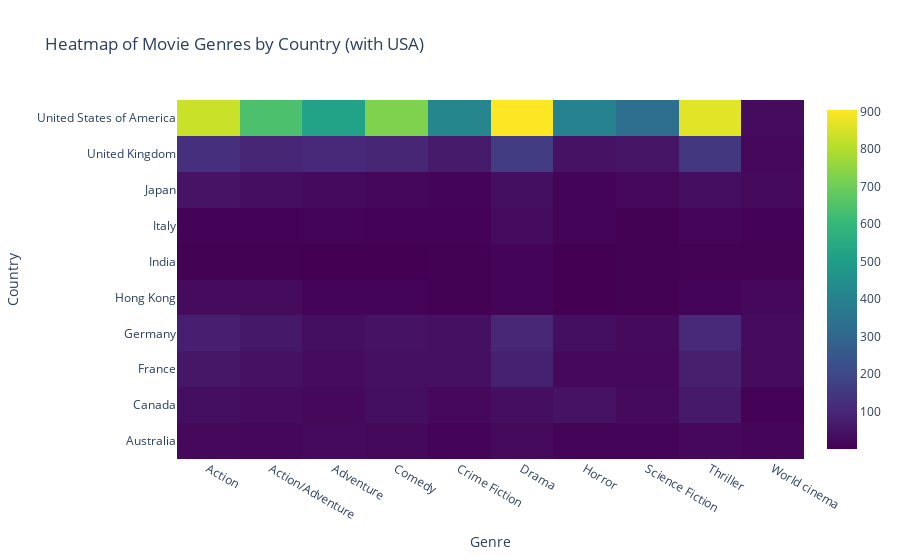

Notebook source saved alongside this figure:
### Markdown cell above
Now, we only keep the movies that are from at least one of the 10 countries mentioned before, and that have at least one genre from the 10 genres mentioned before.

### Code cell
#Define the countries of interest
countries_of_interest = [
        "United States of America", "United Kingdom", "India", "Japan",
        "France", "Germany", "Canada", "Italy", "Hong Kong", "Australia"]

#Only keep elements of the exploded data that have one of the countries of interest and one of the genres of interest
temp_countries = exploded_countries_genres[
    exploded_countries_genres['Countries'].isin(countries_of_interest) & 
    exploded_countries_genres['Genres'].isin(genres_of_interest)]

# Create a pivot table with countries as rows, genres as columns, and counts as values
heatmap_set_countries = pd.pivot_table(temp_countries, index='Countries', columns='Genres', aggfunc='size', fill_value=0)

# Create a heatmap using Plotly
fig = go.Figure(data=go.Heatmap(
    z=heatmap_set_countries.values,
    x=heatmap_set_countries.columns,
    y=heatmap_set_countries.index,
    colorscale='Viridis'  # Using the Viridis color palette
))

# Update layout for a better appearance
fig.update_layout(
    title='Heatmap of Movie Genres by Country (with USA)',
    xaxis_title='Genre',
    yaxis_title='Country'
)

# Show the figure
fig.show()

### Figure 1 — Plotly figure (JSON) as saved in the notebook; plotly's stock layout.template omitted (floating-point values rounded to 4 significant figures)
{"data": [{"colorscale": [[0, "#440154"], [0.1111, "#482878"], [0.2222, "#3e4989"], [0.3333, "#31688e"], [0.4444, "#26828e"], [0.5556, "#1f9e89"], [0.6667, "#35b779"], [0.7778, "#6ece58"], [0.8889, "#b5de2b"], [1, "#fde725"]], "type": "heatmap", "x": ["Action", "Action/Adventure", "Adventure", "Comedy", "Crime Fiction", "Drama", "Horror", "Science Fiction", "Thriller", "World cinema"], "y": ["Australia", "Canada", "France", "Germany", "Hong Kong", "India", "Italy", "Japan", "United Kingdom", "United States of America"], "z": [[19, 16, 25, 21, 10, 24, 9, 11, 20, 15], [38, 27, 20, 38, 20, 34, 45, 24, 62, 6], [55, 41, 30, 40, 40, 83, 20, 20, 77, 27], [78, 61, 38, 46, 40, 99, 36, 24, 105, 27], [27, 26, 9, 11, 4, 12, 2, 3, 11, 18], [4, 3, 2, 1, 3, 9, 1, 3, 5, 5], [7, 7, 12, 7, 7, 28, 11, 4, 14, 7], [48, 34, 25, 16, 12, 36, 11, 20, 34, 24], [122, 96, 101, 95, 69, 166, 46, 52, 150, 18], [833, 643, 517, 727, 420, 904, 402, 325, 865, 27]]}], "layout": {"title": {"text": "Heatmap of Movie Genres by Country (with USA)"}, "xaxis": {"title": {"text": "Genre"}}, "yaxis": {"title": {"text": "Country"}}}}
